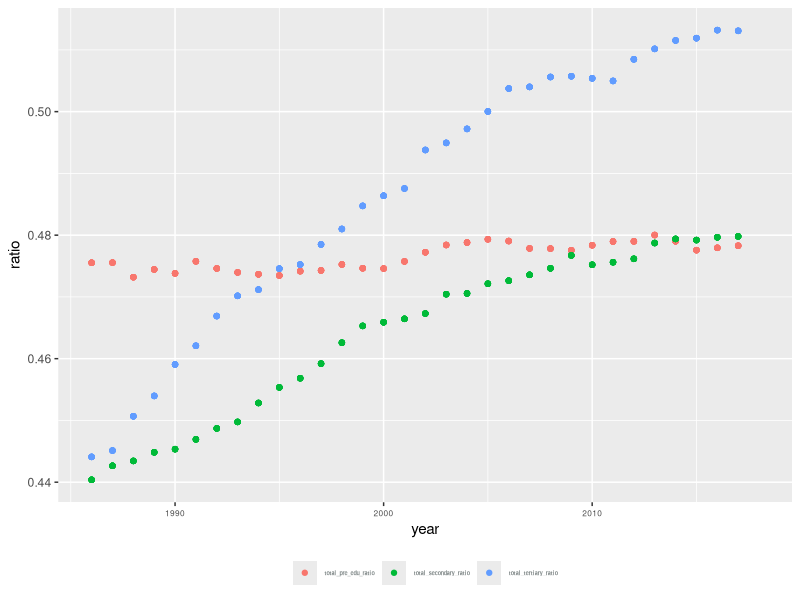
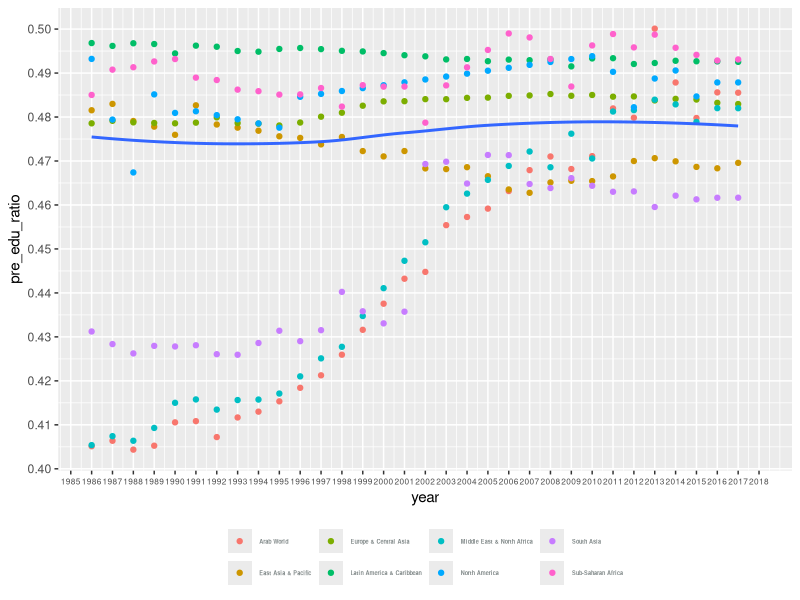
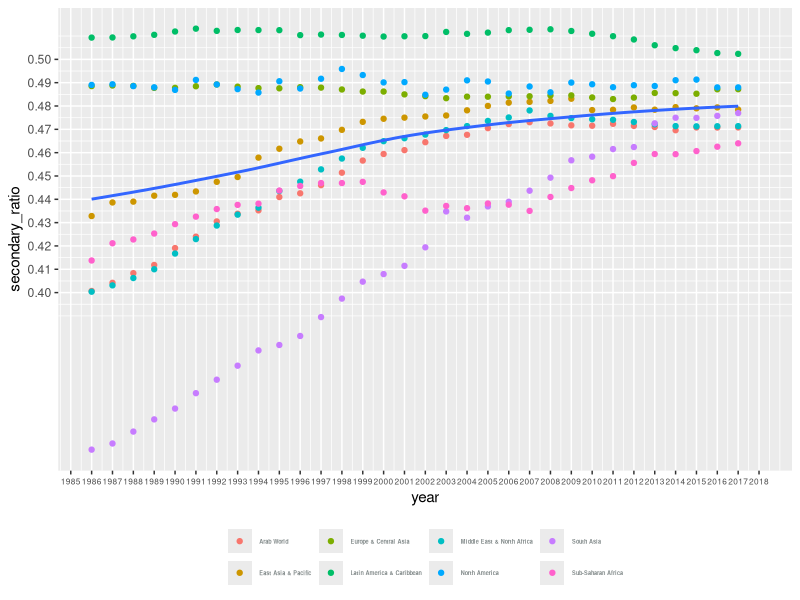
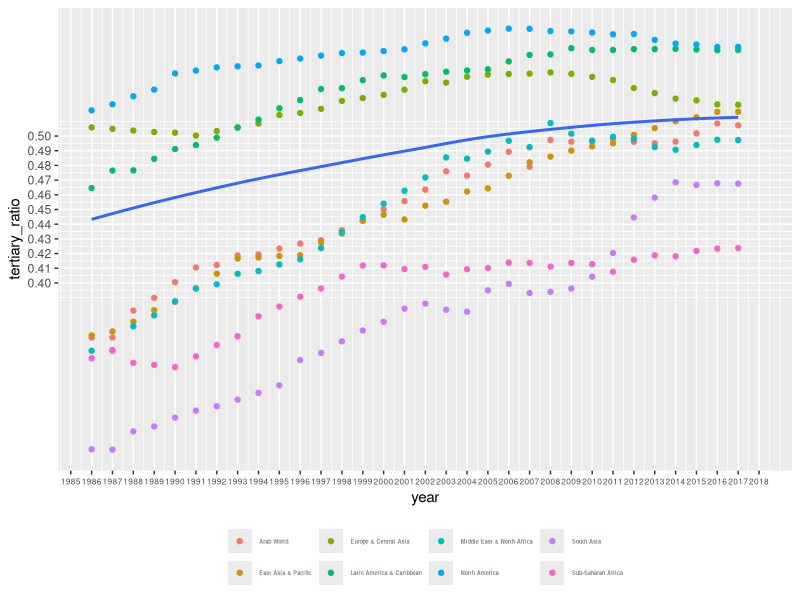
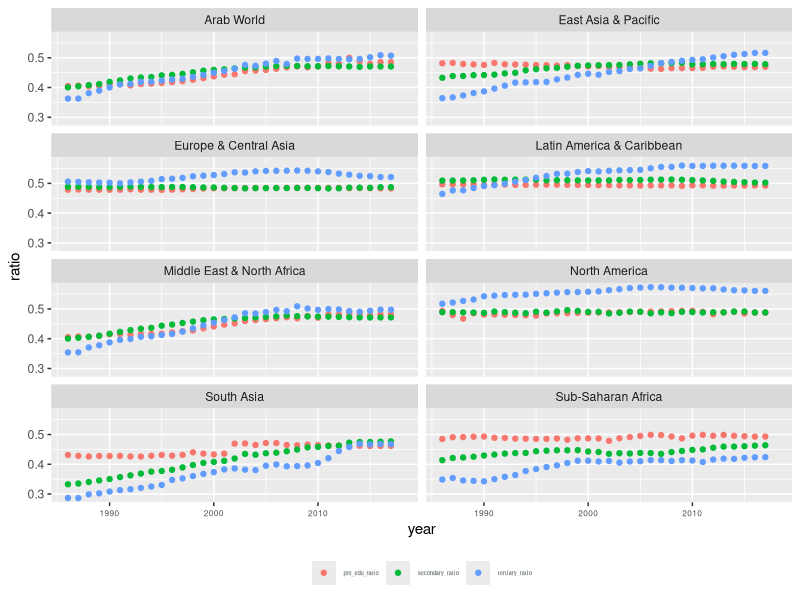

Write R code to recreate these figures, in order.
## ---- chunk 1
knitr::opts_chunk$set(echo = TRUE)
## ---- chunk 2
setwd("C:/Users/huang/Desktop/midterm_project_615")
data<-read.csv("education_gender.csv",header = TRUE)
library(tidyr)
library(stringr)
library(dplyr)
library(ggplot2)
## ---- chunk 3
n<-colnames(data)
nn<-n[5:37]
data1<-gather(data,year,value,nn)
data2<-unite(data1,"varname",Series,Series.Code, sep="-",remove = TRUE)
data3<-spread(data2,varname,value)

data3$year<-as.numeric(str_sub(data3$year,2,5))

a<-c("country_name","country_code","year","pre_primary_both","pre_primary_female","primary_female","secondary_both","secondary_female","tertiary_both","tertiary_female")
colnames(data3)<-a

## ---- chunk 4
data4<-data3%>%group_by(year)%>%mutate(total_pre_edu_ratio=(sum(as.numeric(pre_primary_female)))/(sum(as.numeric(pre_primary_both))),total_secondary_ratio=(sum(as.numeric(secondary_female)))/(sum(as.numeric(secondary_both))),total_tertiary_ratio=(sum(as.numeric(tertiary_female)))/(sum(as.numeric(tertiary_both))))
## ---- chunk 5
data5<-data4%>%mutate(pre_edu_ratio=as.numeric(pre_primary_female)/as.numeric(pre_primary_both),secondary_ratio=as.numeric(secondary_female)/as.numeric(secondary_both),tertiary_ratio=as.numeric(tertiary_female)/as.numeric(tertiary_both))

## ---- chunk 6
total<-data5[,c(3,11:13)]
totalrev<-gather(total,totaledu,ratio,-year)
ggplot(data=totalrev)+geom_point(mapping=aes(x=year,y=ratio,color=totaledu))+guides(color=guide_legend(title=NULL))+theme(legend.text = element_text(color="azure4", size = 4, face = "bold"))+theme(axis.text.x=element_text(size = 6))+theme(legend.position = 'bottom')
## ---- chunk 7
ggplot(data=data5)+geom_point(mapping=aes(x=year,y=pre_edu_ratio,color=data5$country_name))+scale_y_continuous(breaks=seq(0.4, 0.5, 0.01)) +
scale_x_continuous(breaks=seq(1985, 2018, 1))+guides(color=guide_legend(title=NULL))+theme(legend.text = element_text(color="azure4", size = 4, face = "bold"))+theme(axis.text.x=element_text(size = 6))+theme(legend.position = 'bottom')+geom_smooth(mapping = aes(x=year,y=data5$total_pre_edu_ratio),se=FALSE)

ggplot(data=data5)+geom_point(mapping=aes(x=year,y=secondary_ratio,color=data5$country_name))+scale_y_continuous(breaks=seq(0.4, 0.5, 0.01)) +
scale_x_continuous(breaks=seq(1985, 2018, 1))+guides(color=guide_legend(title=NULL))+theme(legend.text = element_text(color="azure4", size = 4, face = "bold"))+theme(axis.text.x=element_text(size = 6))+theme(legend.position = 'bottom')+geom_smooth(mapping = aes(x=year,y=data5$total_secondary_ratio),se=FALSE)

ggplot(data=data5)+geom_point(mapping=aes(x=year,y=tertiary_ratio,color=data5$country_name))+scale_y_continuous(breaks=seq(0.4, 0.5, 0.01)) +
scale_x_continuous(breaks=seq(1985, 2018, 1))+guides(color=guide_legend(title=NULL))+theme(legend.text = element_text(color="azure4", size = 4, face = "bold"))+theme(axis.text.x=element_text(size = 6))+theme(legend.position = 'bottom')+geom_smooth(mapping = aes(x=year,y=data5$total_tertiary_ratio),se=FALSE)
## ---- chunk 8

a<-colnames(data5)
aa<-a[14:16]
data5rev<-gather(data5,edulevel,ratio,aa)

ggplot(data=data5rev)+geom_point(mapping=aes(x=year,y=ratio,color=edulevel))+guides(color=guide_legend(title=NULL))+theme(legend.text = element_text(color="azure4", size = 4, face = "bold"))+theme(axis.text.x=element_text(size = 6))+theme(legend.position = 'bottom') +facet_wrap(~ country_name, nrow = 4)


